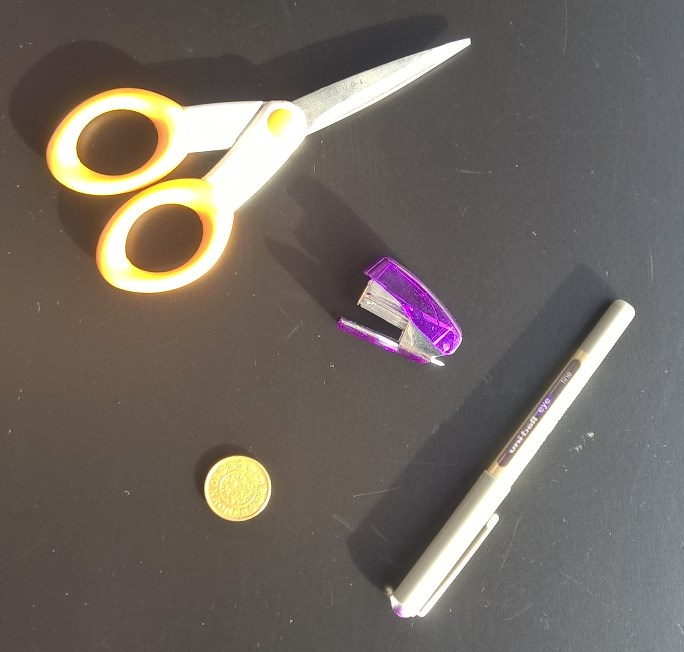
#> input picture ROB4-Perception/L5/tools-black.jpg, 684 x 652 px
$ python frederiks-solution.py
#> lines starting #> are read from the running program, lines starting #| are printed output that depends on the picture; after the words box and inside, x2 and y2 are one past the last pixel; in counts of white or black regions, pixels touching at a corner belong together
import cv2
import numpy as np

#Import image
source = cv2.imread('tools-black.jpg', cv2.IMREAD_GRAYSCALE)
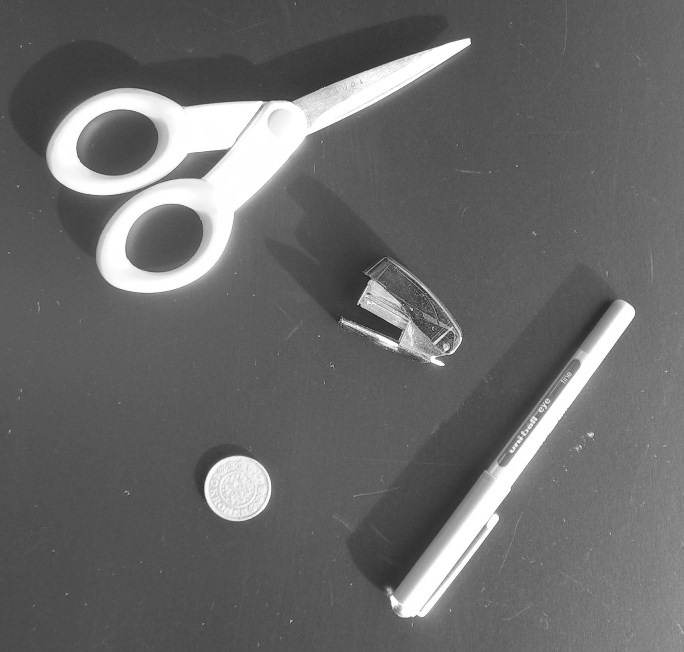
#> source: shape (652, 684); min 26, max 255, mean 105.6
final = cv2.imread("tools-black.jpg")
#> final is the input picture: shape (652, 684, 3); mean B, G, R 97.5, 104, 111.8
ret, thresh = cv2.threshold(source, 180, 240, 0)
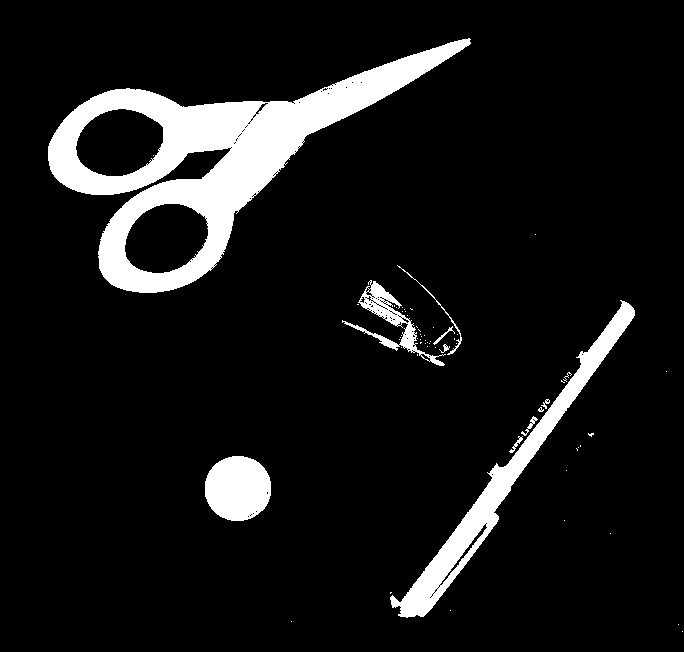
#> thresh: shape (652, 684); values 0 (black) and 240 (white), 9.4% white; 61 white regions (50 under 20 px), largest, box (x1, y1, x2, y2) and area: (48, 38, 471, 293) 28094, (390, 300, 635, 618) 8099, (205, 456, 271, 521) 3424

#Use median blur to remove even more noise.
median = cv2.medianBlur(thresh,3)
#> median: shape (652, 684); values 0 (black) and 240 (white), 9.4% white; 23 white regions (11 under 20 px), largest, box (x1, y1, x2, y2) and area: (48, 38, 471, 293) 28144, (390, 301, 635, 618) 8120, (205, 456, 271, 521) 3431

#Opening on the threshold against noise.
kernel = cv2.getStructuringElement(cv2.MORPH_ELLIPSE, (5, 5))
erosion = cv2.erode(median,kernel,1)
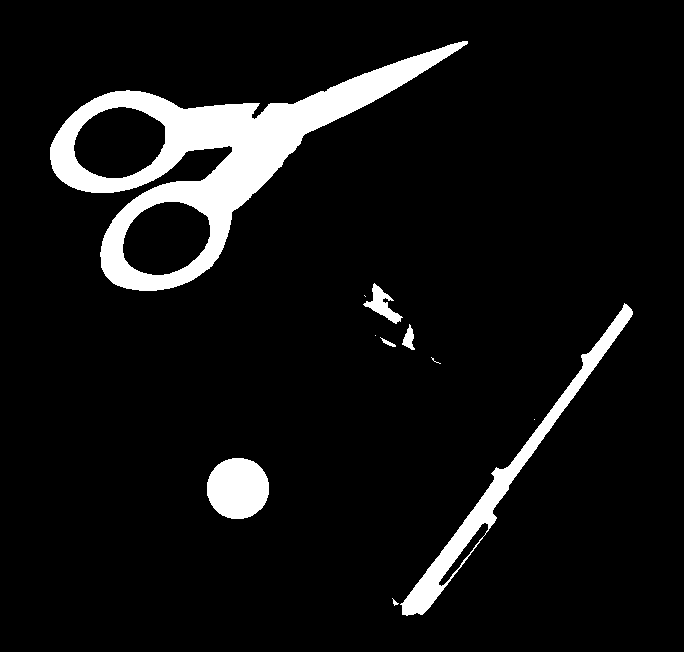
#> erosion: shape (652, 684); values 0 (black) and 240 (white), 7.7% white; 11 white regions (4 under 20 px), largest, box (x1, y1, x2, y2) and area: (50, 41, 468, 291) 24336, (400, 303, 633, 616) 5918, (207, 458, 269, 519) 3017
opening = cv2.dilate(erosion,kernel,1)
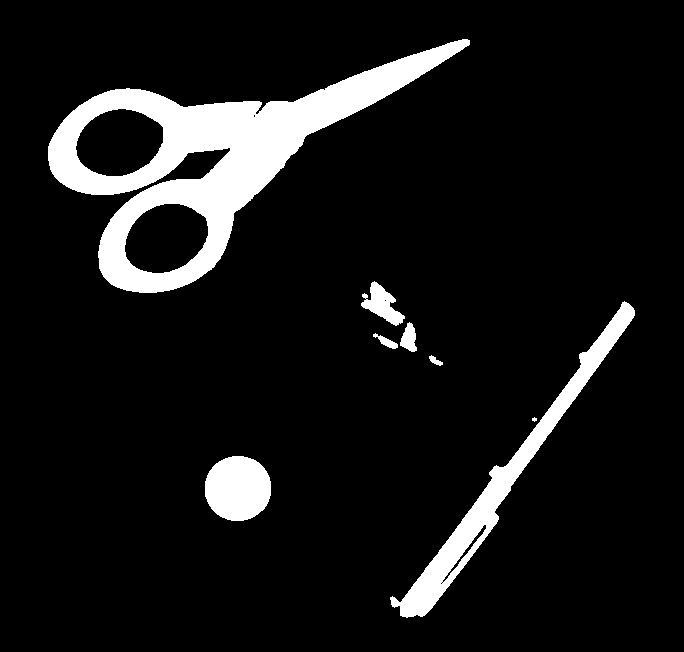
#> opening: shape (652, 684); values 0 (black) and 240 (white), 9.2% white; 8 white regions (1 under 20 px), largest, box (x1, y1, x2, y2) and area: (48, 39, 470, 293) 28119, (390, 301, 635, 618) 8099, (205, 456, 271, 521) 3431

#closing
kernel2 = cv2.getStructuringElement(cv2.MORPH_ELLIPSE, (30, 30))
dilation2 = cv2.dilate(opening,kernel2,1)
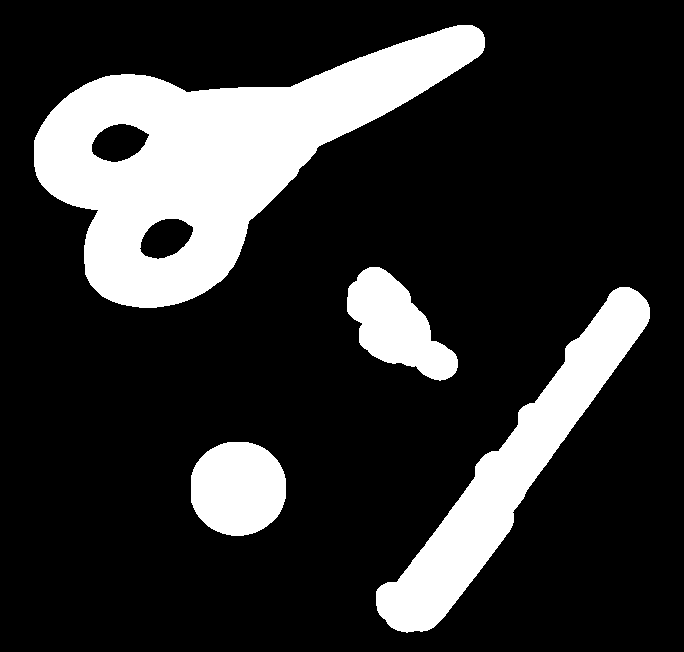
#> dilation2: shape (652, 684); values 0 (black) and 240 (white), 19.8% white; 4 white regions, box (x1, y1, x2, y2) and area: (34, 25, 485, 308) 52735, (376, 287, 650, 633) 21733, (191, 442, 286, 536) 7222, (347, 267, 458, 381) 6805
erosion2 = cv2.erode(dilation2,kernel2,1)
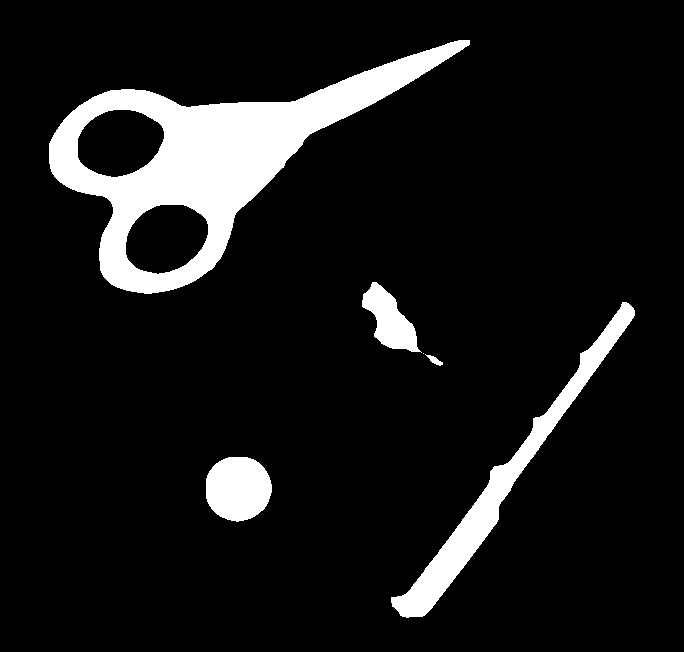
#> erosion2: shape (652, 684); values 0 (black) and 240 (white), 9.8% white; 6 white regions (1 under 20 px)

#contours, hierachy = cv2.findContours(source, 1, 2)
contours, hierarchy = cv2.findContours(erosion2, cv2.RETR_TREE, cv2.CHAIN_APPROX_SIMPLE)
#> contours = 8 contours, 1 with area under 20; largest, box (x1, y1, x2, y2) and area: (49, 40, 470, 294) 37960, (391, 302, 635, 618) 8129, (77, 109, 165, 178) 4530, (125, 204, 209, 275) 4442, (206, 457, 272, 522) 3322, (362, 282, 422, 353) 1986, (425, 354, 443, 366) 66

cnt = contours[0]
#> cnt = contour of 92 points, box (x1, y1, x2, y2) (206, 457, 272, 522), area 3322
M = cv2.moments(cnt)
#> M = moments, m00 3322, centre m10/m00, m01/m00 = (237.7, 488.1)
area = cv2.contourArea(cnt)
#> area = 3322

# FILL ALL THE CONTOURS
cv2.drawContours(final, contours, -1, (0,255,255), cv2.FILLED)
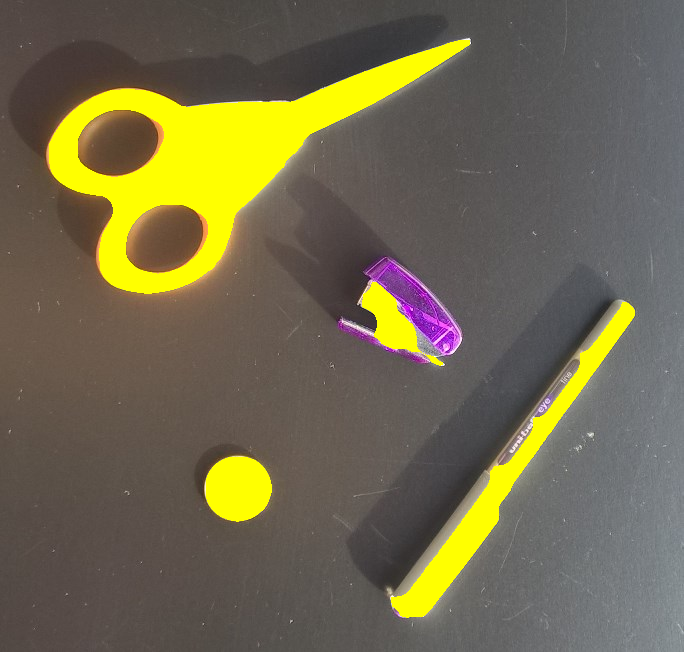
#> final: shape (652, 684, 3); 9.81% of pixels changed, all inside (x1, y1, x2, y2) = (49, 40, 635, 618)


cv2.imshow("Source",source)
cv2.imshow("Final", final)
#cv2.imshow("Thresh",thresh)
#cv2.imshow("Opening",opening)
#cv2.imshow("Median", median)


# Quit program is 'q' is pressed
if cv2.waitKey(0) & 0xFF == ord('q'):
#> (key q is pressed here)
    cv2.destroyAllWindows()
